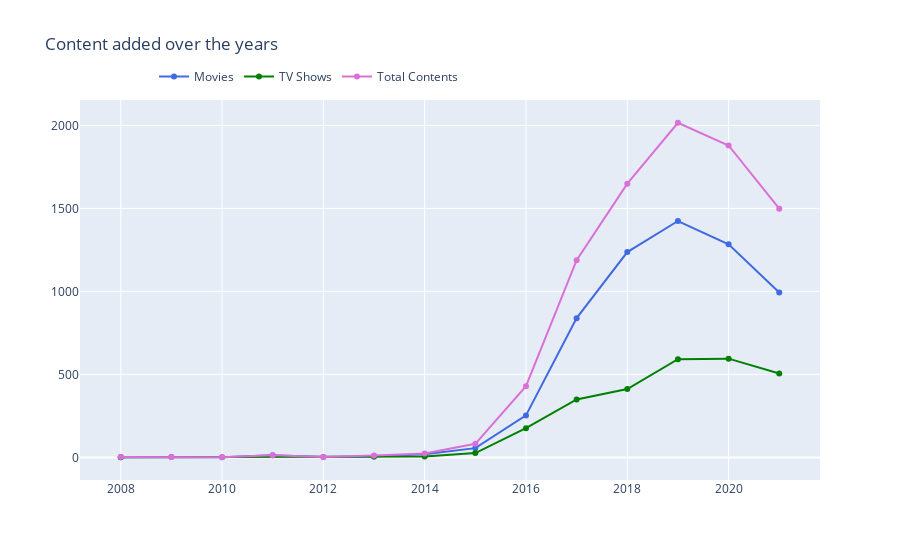

The cell this chart's notebook holds for it:
### Markdown cell above
## 3-5. 연도별 contents 추가 현황

### Code cell
df_content = data['year_added'].value_counts().reset_index().rename(columns = {
    'year_added' : 'count', 'index' : 'year_added'}).sort_values('year_added')
df_content['percent'] = df_content['count'].apply(lambda x : 100*x/sum(df_content['count']))


df_tv1 = df_tv['year_added'].value_counts().reset_index().rename(columns = {
    'year_added' : 'count', 'index' : 'year_added'}).sort_values('year_added')
df_tv1['percent'] = df_tv1['count'].apply(lambda x : 100*x/sum(df_tv1['count']))


df_movies1 = df_movies['year_added'].value_counts().reset_index().rename(columns = {
    'year_added' : 'count', 'index' : 'year_added'}).sort_values('year_added')
df_movies1['percent'] = df_movies1['count'].apply(lambda x : 100*x/sum(df_movies1['count']))

t1 = go.Scatter(x=df_movies1['year_added'], y=df_movies1["count"], name="Movies", marker=dict(color="royalblue"))
t2 = go.Scatter(x=df_tv1['year_added'], y=df_tv1["count"], name="TV Shows", marker=dict(color="green"))
t3 = go.Scatter(x=df_content['year_added'], y=df_content["count"], name="Total Contents", marker=dict(color="orchid"))

data_added = [t1, t2, t3]

layout = go.Layout(title="Content added over the years", legend=dict(x=0.1, y=1.1, orientation="h"))
fig = go.Figure(data_added, layout=layout)
fig.show()

### Figure 1 — Plotly figure (JSON) as saved in the notebook; plotly's stock layout.template omitted (floating-point values rounded to 4 significant figures)
{"data": [{"marker": {"color": "royalblue"}, "name": "Movies", "type": "scatter", "x": [2008, 2009, 2010, 2011, 2012, 2013, 2014, 2015, 2016, 2017, 2018, 2019, 2020, 2021], "y": [1, 2, 1, 13, 3, 6, 19, 56, 253, 839, 1237, 1424, 1284, 993]}, {"marker": {"color": "green"}, "name": "TV Shows", "type": "scatter", "x": [2008, 2013, 2014, 2015, 2016, 2017, 2018, 2019, 2020, 2021], "y": [1, 5, 5, 26, 176, 349, 412, 592, 595, 505]}, {"marker": {"color": "orchid"}, "name": "Total Contents", "type": "scatter", "x": [2008, 2009, 2010, 2011, 2012, 2013, 2014, 2015, 2016, 2017, 2018, 2019, 2020, 2021], "y": [2, 2, 1, 13, 3, 11, 24, 82, 429, 1188, 1649, 2016, 1879, 1498]}], "layout": {"legend": {"orientation": "h", "x": 0.1, "y": 1.1}, "title": {"text": "Content added over the years"}}}
